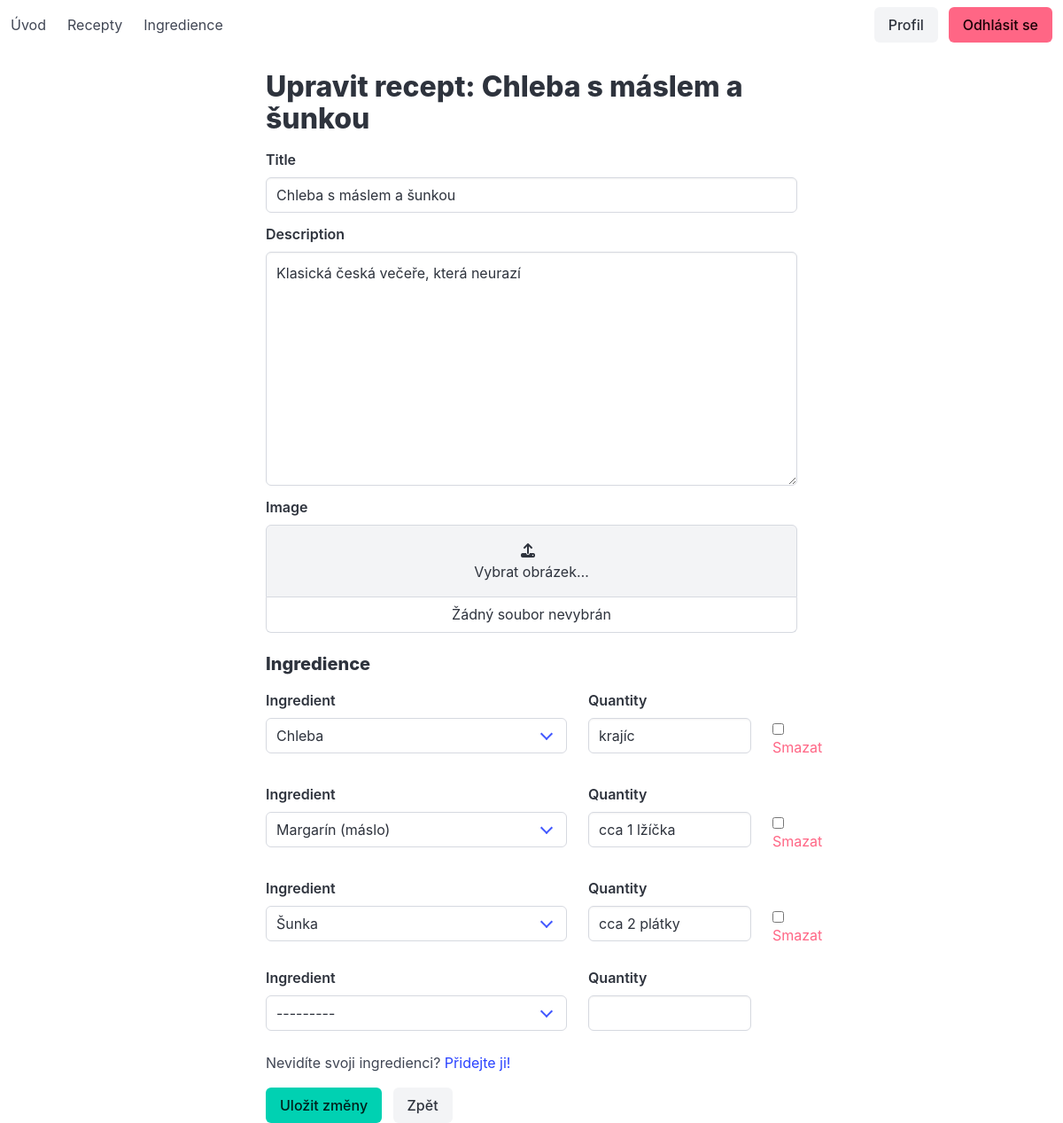
The page /recepty/2/edit/ (signed in) on the database its author committed.
### recepty/models.py (models this page shows, shortened)
class Recipe(models.Model):
    title = models.CharField(max_length=100)
    description = models.TextField()
    autor = models.ForeignKey(settings.AUTH_USER_MODEL, on_delete=models.CASCADE, related_name='recepty')
    image = models.ImageField(upload_to='recipe_images/', blank=True, null=True)
    class Meta:
        ordering = ['-id']  # Nejnovější recepty nahoře

### recepty/views.py (the view)
# urls.py: path('recepty/<int:pk>/edit/', views.recipe_edit, name='recipe_edit'),
@login_required
def recipe_edit(request, pk):
    recipe = get_object_or_404(Recipe, pk=pk)
    if recipe.autor != request.user:
        return HttpResponseForbidden("Nemáte oprávnění upravovat tento recept.")
    if request.method == "POST":
        form = RecipeForm(request.POST, request.FILES, instance=recipe)
        formset = RecipeIngredientFormSet(request.POST, instance=recipe)
        if form.is_valid() and formset.is_valid():
            form.save()
            formset.save()
            return redirect('recipe_detail', pk=recipe.pk)
    else:
        form = RecipeForm(instance=recipe)
        formset = RecipeIngredientFormSet(instance=recipe)
    return render(request, "recepty/recipe_edit.html", {
        "form": form,
        "formset": formset,
        "recipe": recipe
    })

### recepty/forms.py
class RecipeForm(forms.ModelForm):
    class Meta:
        model = Recipe
        fields = ['title', 'description', 'image']
    def __init__(self, *args, **kwargs):
        super().__init__(*args, **kwargs)
        if 'title' in self.fields:
            self.fields['title'].widget.attrs.update({'class': 'input'})
        if 'description' in self.fields:
            self.fields['description'].widget.attrs.update({'class': 'textarea'})
        if 'image' in self.fields:
            self.fields['image'].widget.attrs.update({'class': 'file-input'})

### recepty/models.py (called while the page is built)
    def __str__(self):
        return self.name

### recepty/templates/recepty/recipe_edit.html (shortened to what this page needs)
{% extends "base.html" %}
{% block content %}
<div class="container mt-5" style="max-width: 600px;">
    <h2 class="title is-3 mb-4">Upravit recept: {{ recipe.title }}</h2>
    <form method="post" enctype="multipart/form-data">
        {% for field in form %}
            <div class="field">
                <label class="label" for="{{ field.id_for_label }}">{{ field.label }}</label>
                <div class="control">
                    {% if field.field.widget.input_type == "file" %}
                        <div class="file has-name is-boxed is-fullwidth">
                            <label class="file-label">
                                <span class="file-cta">
                                    <span class="file-icon">
                                        <i class="fas fa-upload"></i>
                                    </span>
                                    <span class="file-label">
                                        Vybrat obrázek…
                                    </span>
                                </span>
                                <span class="file-name" id="file-name">
                                    {% if recipe.image %}
                                        {{ recipe.image.name|cut:"recepty/" }}
                                    {% else %}
                                        Žádný soubor nevybrán
                                    {% endif %}
                                </span>
                            </label>
                        </div>
                    {% elif field.field.widget.input_type == "textarea" %}
                        {{ field }}
                    {% elif field.field.widget.input_type == "select" %}
                        <div class="select is-fullwidth">
                            {{ field }}
                        </div>
                    {% else %}
                        {{ field }}
                    {% endif %}
                </div>
            </div>
        {% endfor %}
        <h4 class="title is-5 mt-5 mb-3">Ingredience</h4>
        {% for subform in formset %}
            <div class="columns is-mobile is-vcentered mb-3">
                <div class="column is-7">
                    <div class="field">
                        <label class="label" for="{{ subform.ingredient.id_for_label }}">{{ subform.ingredient.label }}</label>
                        <div class="control">
                            <div class="select is-fullwidth">
                                {{ subform.ingredient }}
                            </div>
                        </div>
                    </div>
                </div>
                <div class="column is-4">
                    <div class="field">
                        <label class="label" for="{{ subform.quantity.id_for_label }}">{{ subform.quantity.label }}</label>
                        <div class="control">
                            {{ subform.quantity }}
                        </div>
                    </div>
                </div>
                <div class="column is-1">
                    {% if subform.instance.pk %}
                        <label class="checkbox" style="margin-top: 2.5em;">
                            {{ subform.DELETE }} <span class="has-text-danger">Smazat</span>
                        </label>
                    {% endif %}
                </div>
            </div>
        {% endfor %}
        <p class="mb-4">
            Nevidíte svoji ingredienci?
            <a href="{% url 'pridat_ingredienci' %}" target="_blank">Přidejte ji!</a>
        </p>
        <div class="field mt-4">
            <div class="control">
                <button type="submit" class="button is-primary">Uložit změny</button>
                <a href="{% url 'recipe_detail' recipe.pk %}" class="button is-light ml-2">Zpět</a>
            </div>
        </div>
    </form>
</div>
{% endblock %}

### recepty/templates/recepty/recipe_edit.html (style rules this page uses)
.file-label .file-cta { display: flex; justify-content: center; align-items: center; width: 100%; }
.file-label .file-cta .file-label { width: auto; text-align: center; }
.file-name { text-align: center; width: 100%; display: block; }

### rows shown on the page
Recipe: title "Chleba s máslem a šunkou", form "Chleba s máslem a šunkou" "Klasická česká večeře, která neurazí"

### other values the page prints
{{ field.label }} "Title" "Description" "Image"
{{ subform.ingredient.label }} "Ingredient" "Ingredient" "Ingredient" "Ingredient"
{{ subform.quantity.label }} "Quantity" "Quantity" "Quantity" "Quantity"
